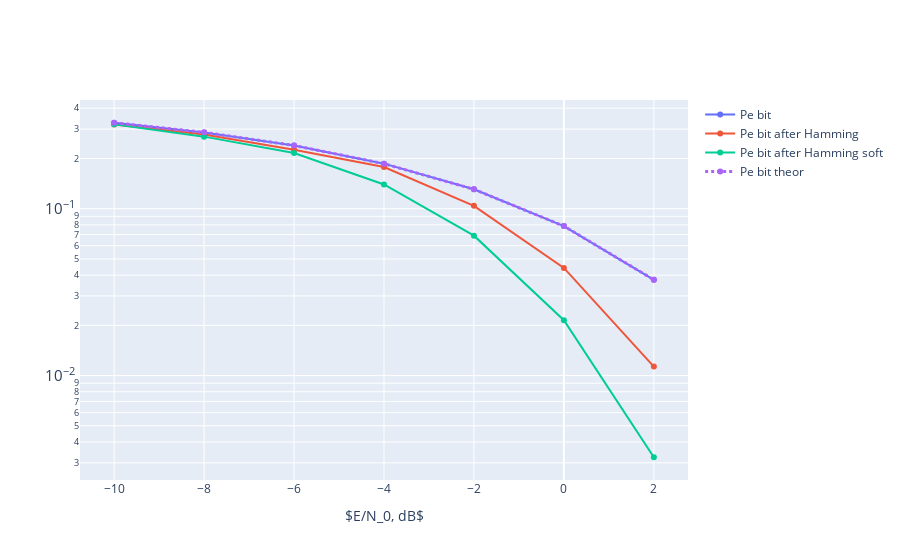

Notebook source saved alongside this figure:
### Markdown cell above
#### График вероятности ошибки на бит

### Code cell
fig = go.Figure()
fig.add_trace(go.Scatter(x=SNRdB, y=dict_Pe['Pe_bit'], mode='lines+markers', name='Pe bit'))
fig.add_trace(go.Scatter(x=SNRdB, y=dict_Pe['Pe_bit_after_Hamming'], mode='lines+markers', name='Pe bit after Hamming'))
fig.add_trace(go.Scatter(x=SNRdB, y=dict_Pe['Pe_bit_after_Hamming_soft'], mode='lines+markers', name='Pe bit after Hamming soft'))
fig.add_trace(go.Scatter(x=SNRdB, y=dict_Pe['Pe_bit_theor'], line=dict(dash='dot', width=3), name='Pe bit theor'))
fig.update_layout(xaxis_title='$E/N_0, dB$', yaxis_type="log", yaxis=dict(exponentformat='power'))
fig.show()

### Figure 1 — Plotly figure (JSON) as saved in the notebook; plotly's stock layout.template omitted (floating-point values rounded to 4 significant figures)
{"data": [{"mode": "lines+markers", "name": "Pe bit", "type": "scatter", "x": [-10, -8, -6, -4, -2, 0, 2], "y": [0.3274, 0.2866, 0.2393, 0.1862, 0.1307, 0.07872, 0.03749]}, {"mode": "lines+markers", "name": "Pe bit after Hamming", "type": "scatter", "x": [-10, -8, -6, -4, -2, 0, 2], "y": [0.3198, 0.2785, 0.2257, 0.1776, 0.104, 0.04416, 0.01133]}, {"mode": "lines+markers", "name": "Pe bit after Hamming soft", "type": "scatter", "x": [-10, -8, -6, -4, -2, 0, 2], "y": [0.3201, 0.2703, 0.2154, 0.1397, 0.06892, 0.02145, 0.003241]}, {"line": {"dash": "dot", "width": 3}, "name": "Pe bit theor", "type": "scatter", "x": [-10, -8, -6, -4, -2, 0, 2], "y": [0.3274, 0.2867, 0.2392, 0.1861, 0.1306, 0.07865, 0.03751]}], "layout": {"xaxis": {"title": {"text": "$E/N_0, dB$"}}, "yaxis": {"exponentformat": "power", "type": "log"}}}
